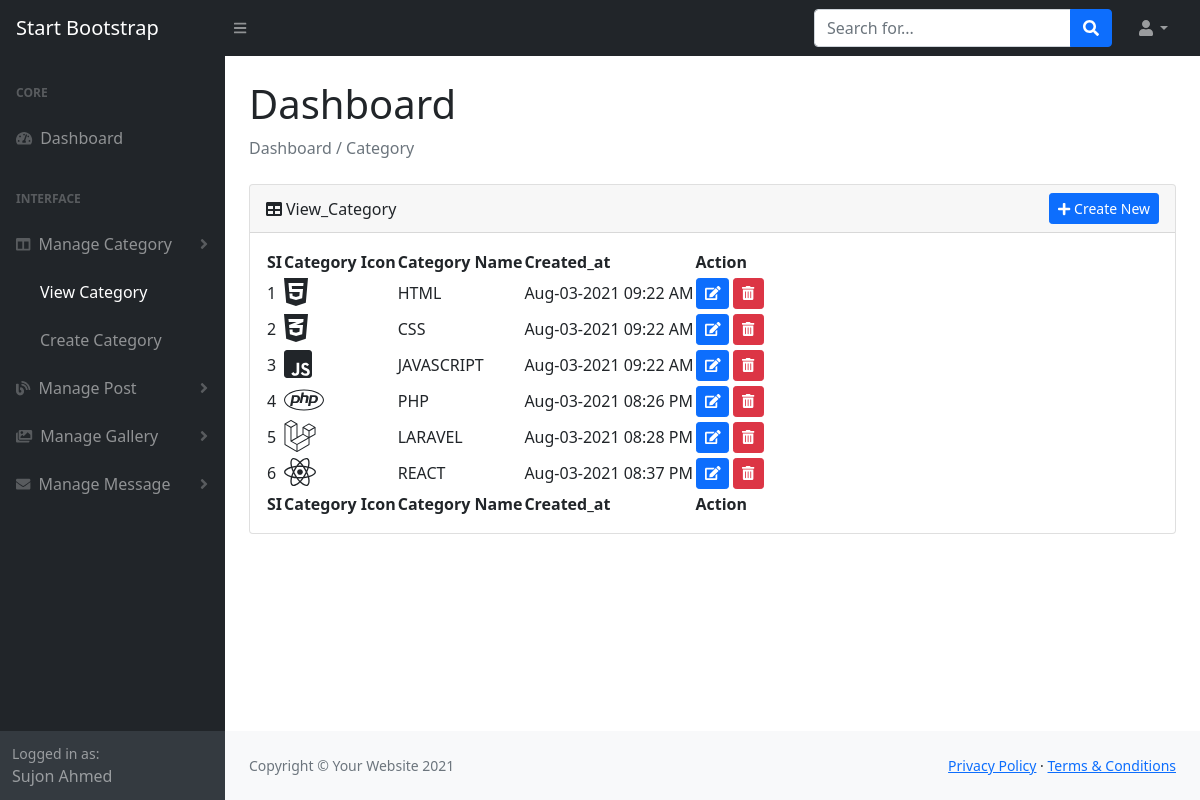
The page /blog/admin/view_category.php (signed in) on the database its author committed.
### tables this page shows
CREATE TABLE `category` (
  `cat_id` int(11) NOT NULL,
  `cat_name` varchar(30) NOT NULL,
  `cat_icon` varchar(60) NOT NULL,
  `cat_created_at` datetime NOT NULL DEFAULT current_timestamp()
);

### blog/admin/main.php (called while the page is built, shortened)
<?php
    class Main{
        protected $host = 'localhost';
        protected $user = 'root';
        protected $pass = '';
        protected $db = 'blog';
        protected $con;
        public function __construct()
        {
            $this->con = new mysqli($this->host, $this->user, $this->pass, $this->db);
        }
        public function get_cat(){
            $this->sql ="SELECT * FROM `category`";
            $this->result = $this->con->query($this->sql);
            if($this->result == true){
                return $this->result;
            }else{
                return false;
            }
        }
    }
?>

### blog/admin/view_category.php (the view, shortened to what this page needs)
<?php
    include 'header.php';
    $cat_data = $obj->get_cat();
?>
    <div id="layoutSidenav_content">
        <main>
            <div class="container-fluid px-4">
                <h1 class="mt-4 active">Dashboard</h1>
                <ol class="breadcrumb mb-4">
                    <li class="breadcrumb-item active">Dashboard / Category</li>
                </ol>
                <div class="card mb-4">
                    <div class="card-header d-flex justify-content-between align-items-center">
                        <div><i class="fas fa-table me-1"></i>View_Category</div>
                        <div><a href="add_category.php" class="btn btn-primary btn-sm"><i class="fas fa-plus me-1"></i>Create New</a></div>
                    </div>
                    <div class="card-body">
                        <table id="datatablesSimple">
                            <thead>
                                <tr>
                                    <th>SI</th>
                                    <th>Category Icon</th>
                                    <th>Category Name</th>
                                    <th>Created_at</th>
                                    <th>Action</th>
                                </tr>
                            </thead>
                            <tfoot>
                                <tr>
                                    <th>SI</th>
                                    <th>Category Icon</th>
                                    <th>Category Name</th>
                                    <th>Created_at</th>
                                    <th>Action</th>
                                </tr>
                            </tfoot>
                            <tbody>
                                <?php
                                    if($cat_data->num_rows > 0){
                                        $si = 1;
                                        while($cat = $cat_data->fetch_object()){
                                            ?>
                                                <tr>
                                                    <td><?php echo $si; ?></td>
                                                    <td><i class="<?php echo $cat->cat_icon; ?> fa-2x "></i></td>
                                                    <td class="text-uppercase"><?php echo $cat->cat_name; ?></td>
                                                    <td><?php echo date('M-d-Y h:i A',strtotime($cat->cat_created_at)); ?></td>
                                                    <td>
                                                        <a href="edit_category.php?id=<?php echo $cat->cat_id;?>" class="btn btn-primary btn-sm" title="Edit"><i class="fa fa-edit"></i></a>
                                                        <a href="delete_category.php?id=<?php echo $cat->cat_id;?>" class="btn btn-danger btn-sm" onclick="javascript:return confirm('Delete This Category?');" title="Delete"><i class="fa fa-trash-alt"></i></a>
                                                    </td>
                                                </tr>
                                            <?php
                                            $si++;
                                        }
                                    }
                                ?>
                            </tbody>
                        </table>
                    </div>
                </div>
            </div>
        </main>
        <footer class="py-4 bg-light mt-auto">
            <div class="container-fluid px-4">
                <div class="d-flex align-items-center justify-content-between small">
                    <div class="text-muted">Copyright &copy; Your Website 2021</div>
                    <div>
                        <a href="#">Privacy Policy</a>
                        &middot;
                        <a href="#">Terms &amp; Conditions</a>
                    </div>
                </div>
            </div>
        </footer>
    </div>
<?php
    include 'footer.php';
?>

### rows shown on the page
category: cat_name "HTML", cat_created_at "Aug-03-2021 09:22 AM"
category: cat_name "CSS", cat_created_at "Aug-03-2021 09:22 AM"
category: cat_name "JAVASCRIPT", cat_created_at "Aug-03-2021 09:22 AM"
category: cat_name "PHP", cat_created_at "Aug-03-2021 08:26 PM"
category: cat_name "LARAVEL", cat_created_at "Aug-03-2021 08:28 PM"
category: cat_name "REACT", cat_created_at "Aug-03-2021 08:37 PM"

### other values the page prints
$_SESSION['name'] "Sujon Ahmed"
